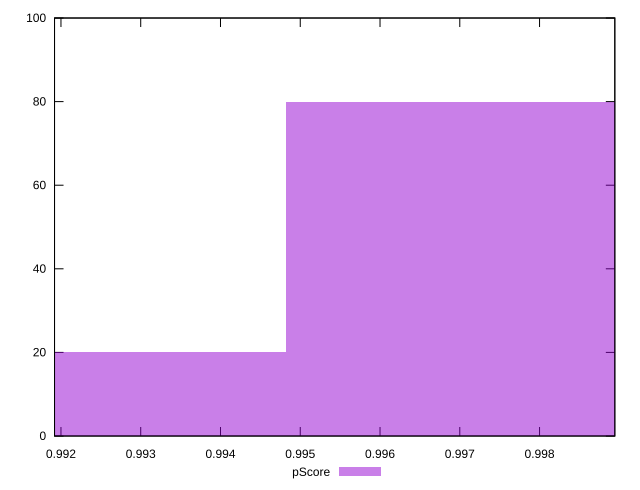

Here is the gnuplot script that generated this plot:
reset

$pScore <<EOF
0.9976446044743928 80
0.9920081942796223 20
EOF

set key outside below
set boxwidth 0.005636410194770581
set xrange [0.9919193843592118:0.9989437188118528]
set yrange [0:100]
set trange [0:100]
set style fill transparent solid 0.5 noborder
set terminal svg size 640, 490 enhanced background rgb 'white'
set output "report_00008_2021-01-22T20:58:29.167/interactive/samples/pages+cached+noexternal+nofonts/pScore/histogram.svg"

plot $pScore title "pScore" with boxes

reset
